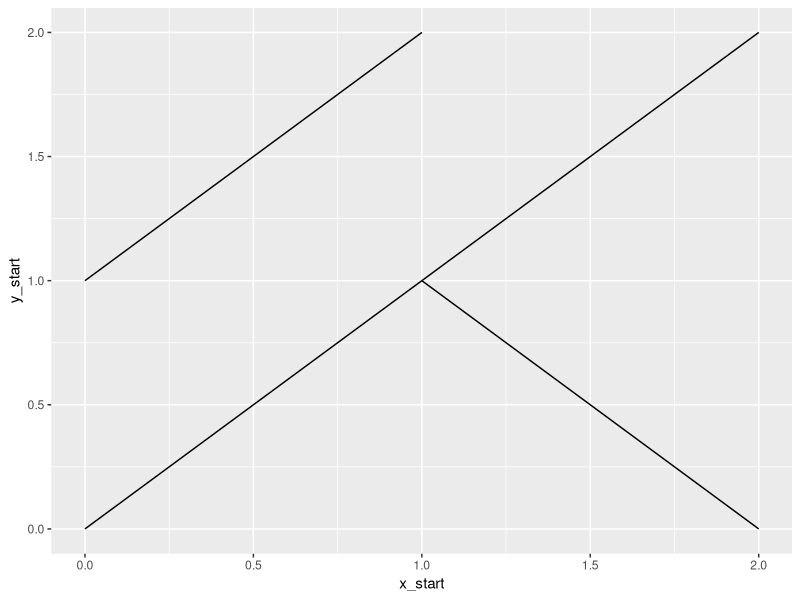
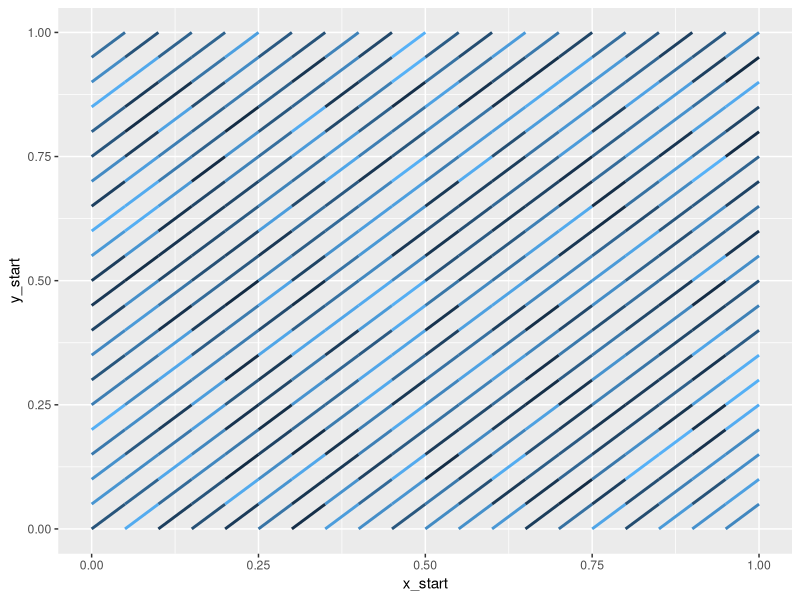
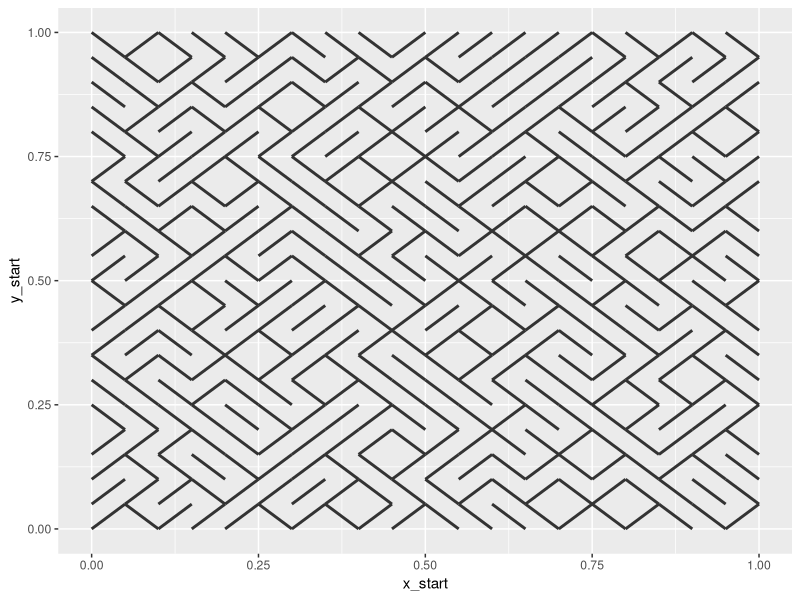
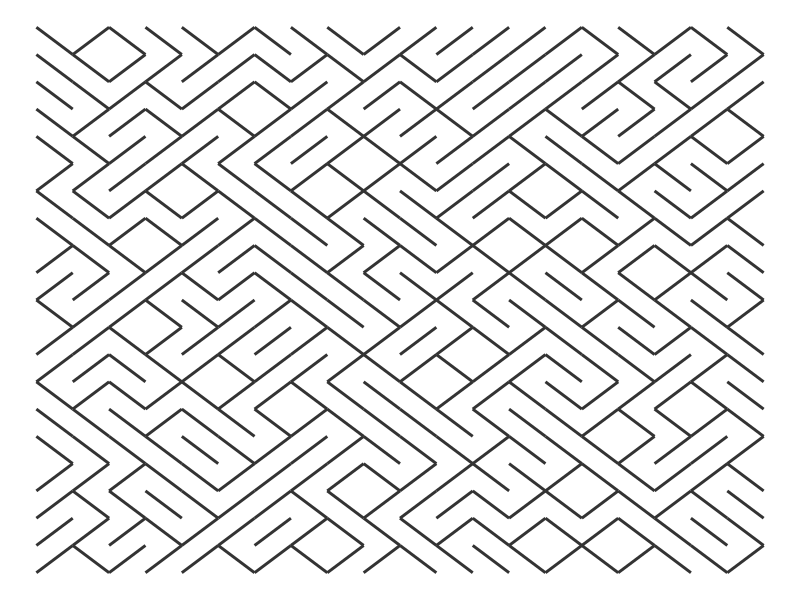
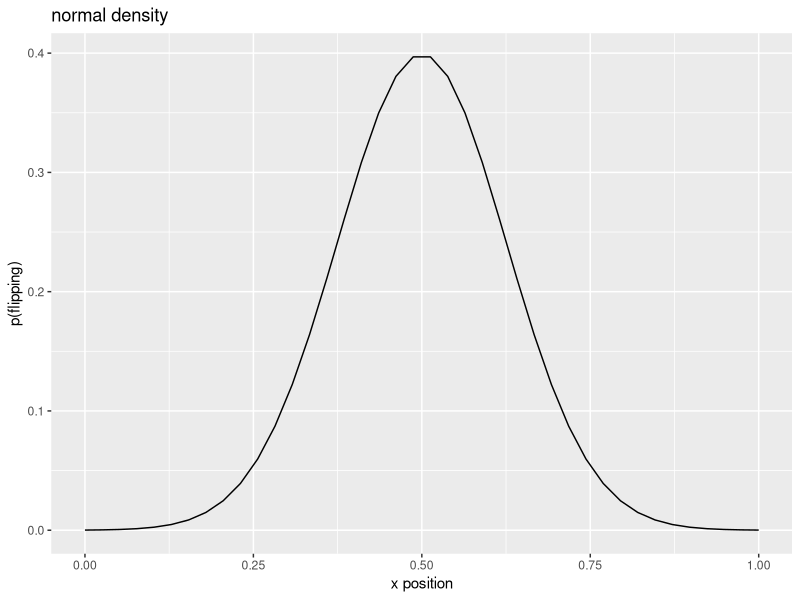
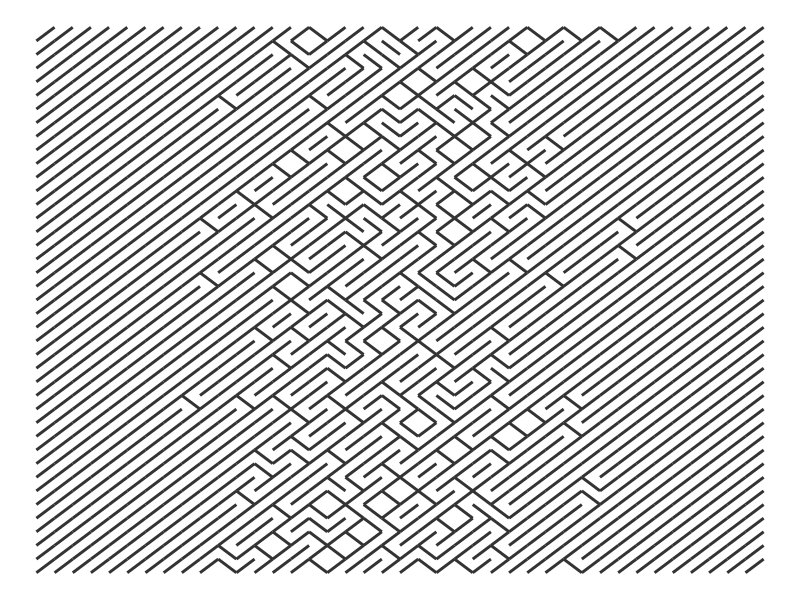
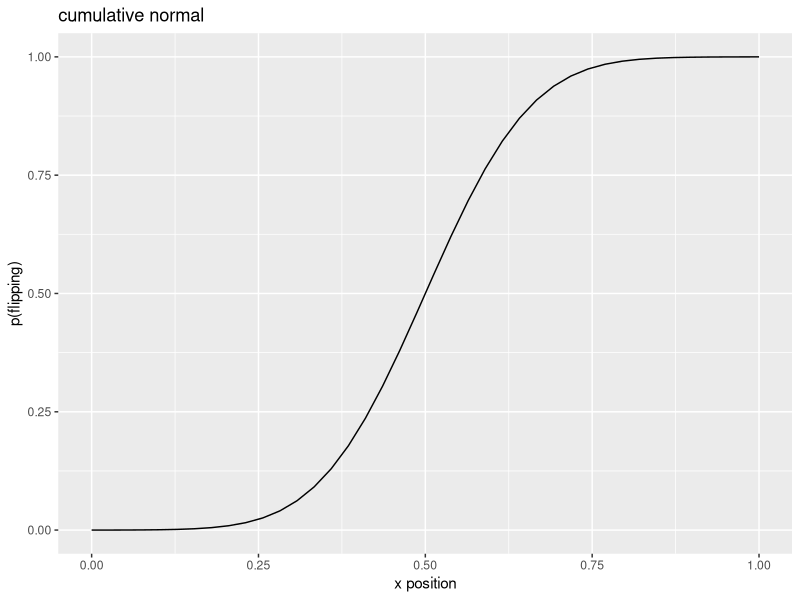
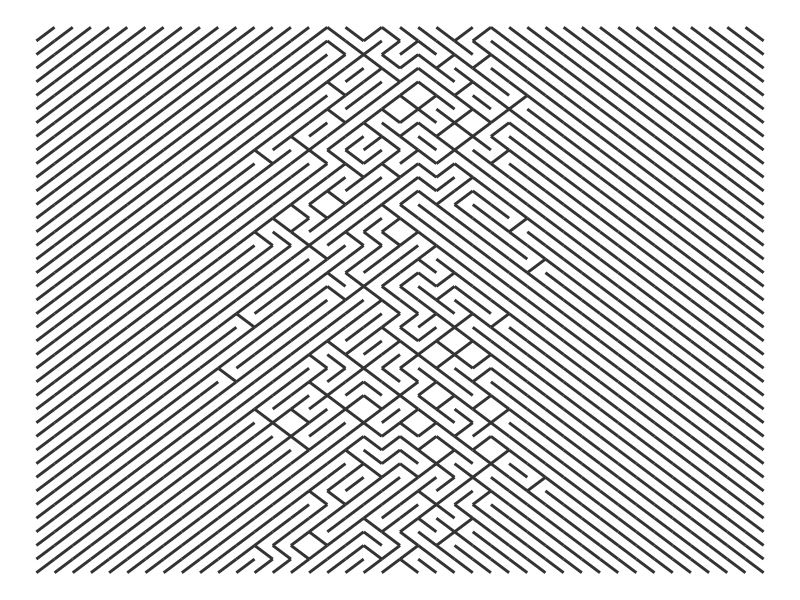

These charts were generated, in order, by the following R code:
## ---- chunk 1
knitr::opts_chunk$set(fig.asp = 1)
## ---- chunk 2
set.seed(20210215)

sample_n_slashes <- function(n) {
  sample(c("/", "\\"), size = n, replace = TRUE)
}

withr::with_options(
  list(width = 40), 
  cat(sample_n_slashes(800), sep = "", fill = TRUE)
)
## ---- chunk 3
library(ggplot2)
library(dplyr)

data <- tibble::tribble(
  ~row, ~col, ~x_start, ~x_end, ~y_start, ~y_end,
     1,    1,        0,      1,        0,      1,
     1,    2,        1,      2,        1,      0, # flipped
     2,    1,        0,      1,        1,      2,
     2,    2,        1,      2,        1,      2
)
  
ggplot(data) + 
  aes(x = x_start, xend = x_end, y = y_start, yend = y_end) +
  geom_segment()
## ---- chunk 4
# We want a 20 by 20 grid
rows <- 20
cols <- 20

x_points <- seq(0, 1, length.out = cols + 1)
x_starts <- head(x_points, -1)
x_ends <- tail(x_points, -1)

y_points <- seq(0, 1, length.out = rows + 1)
y_starts <- head(y_points, -1)
y_ends <- tail(y_points, -1)
## ---- chunk 5
grid <- tidyr::crossing(
  # columns
  tibble(x_start = x_starts, x_end = x_ends),
  # rows
  tibble(y_start = y_starts, y_end = y_ends)
) %>%
  # So values move left to right, bottom to top
  arrange(y_start, y_end)

# 400 rows because 20 rows x 20 columns
grid
## ---- chunk 6
ggplot(grid) +
  aes(
    x = x_start, 
    y = y_start, 
    xend = x_end, 
    yend = y_end, 
    color = runif(400)
  ) +
  geom_segment(size = 1) + 
  guides(color = "none")
## ---- chunk 7
p_flip <- .5

grid <- grid %>%
  arrange(y_start, y_end) %>% 
  mutate(
    p_flip = p_flip,
    flip = runif(length(y_end)) <= p_flip,
    y_temp1 = y_start,
    y_temp2 = y_end,
    y_start = ifelse(flip, y_temp2, y_temp1),
    y_end = ifelse(flip, y_temp1, y_temp2)
  ) %>%
  select(x_start:y_end, p_flip)

ggplot(grid) +
  aes(x = x_start, y = y_start, xend = x_end, yend = y_end) +
  geom_segment(size = 1, color = "grey20") 

last_plot() + theme_void()
## ---- chunk 8
make_10_print_data <- function(rows = 20, cols = 20, p_flip = .5) {
  x_points <- seq(0, 1, length.out = cols + 1)
  x_starts <- head(x_points, -1)
  x_ends <- tail(x_points, -1)
  
  y_points <- seq(0, 1, length.out = rows + 1)
  y_starts <- head(y_points, -1)
  y_ends <- tail(y_points, -1)

  grid <- tidyr::crossing(
    data.frame(x_start = x_starts, x_end = x_ends),
    data.frame(y_start = y_starts, y_end = y_ends)
  )

  grid %>%
    arrange(y_start, y_end) %>% 
    mutate(
      p_flip = p_flip,
      flip = runif(length(y_end)) <= p_flip,
      y_temp1 = y_start,
      y_temp2 = y_end,
      y_start = ifelse(flip, y_temp2, y_temp1),
      y_end = ifelse(flip, y_temp1, y_temp2)
    ) %>%
    select(x_start:y_end, p_flip)
}

draw_10_print <- function(rows = 20, cols = 20, p_flip = .5) {
  grid <- make_10_print_data(
    rows = rows, 
    cols = cols, 
    p_flip = p_flip
  )

  ggplot(grid) +
    aes(x = x_start, y = y_start, xend = x_end, yend = y_end) +
    geom_segment(size = 1, color = "grey20") 
}
## ---- chunk 9
xs <- seq(0, 1, length.out = 40)
p_flip <- dnorm(seq(-4, 4, length.out = 40))

ggplot(data.frame(x = xs, y = p_flip)) + 
  aes(x, y) + 
  geom_line() + 
  labs(
    x = "x position", 
    y = "p(flipping)",
    title = "normal density"
  )

# We repeat p_flip for each row of the grid
draw_10_print(rows = 40, cols = 40, p_flip = rep(p_flip, 40)) + 
  theme_void()
## ---- chunk 10
xs <- seq(0, 1, length.out = 40)
p_flip <- pnorm(seq(-4, 4, length.out = 40))

ggplot(data.frame(x = xs, y = p_flip)) + 
  aes(x, y) + 
  geom_line() + 
  labs(
    x = "x position", 
    y = "p(flipping)", 
    title = "cumulative normal"
  )

draw_10_print(rows = 40, cols = 40, p_flip = rep(p_flip, 40)) + 
  theme_void()
## ---- chunk 11
xs <- seq(0, 1, length.out = 40)
p_flip <- dcauchy(seq(-4, 4, length.out = 40))

ggplot(data.frame(x = xs, y = p_flip)) + 
  aes(x, y) + 
  geom_line() + 
  labs(
    x = "x position", 
    y = "p(flipping)",
    title = "Cauchy density"
  )

draw_10_print(rows = 40, cols = 40, p_flip = rep(p_flip, 40)) + 
  theme_void()
## ---- chunk 12
# Use flipped exponential densities as probabilities
p_flip <- c(
  dexp(seq(0, 4, length.out = 20)),
  dexp(seq(4, 0, length.out = 20))
)

ggplot(data.frame(x = xs, y = p_flip)) + 
  aes(x, y) + 
  geom_line() + 
  labs(
    x = "x position", 
    y = "p(flipping)", 
    title = "exponential + flipped exponential"
  )

draw_10_print(rows = 40, cols = 40, p = rep(p_flip, 40)) +
  theme_void() 
## ---- chunk 13
boost_probs <- function(p_flip, nrows, factor = 1.1) {
  output <- p_flip
  for (i in seq_len(nrows - 1)) {
    p_flip <- p_flip * factor
    output <- c(output, p_flip)
  }
  output
}

draw_10_print(
  cols = 40, 
  rows = 40, 
  p = boost_probs(runif(40), 40, 1.1)
) +
  theme_void()
## ---- chunk 14
char_counts <- janeaustenr::prideprejudice %>% 
  tolower() %>% 
  stringr::str_split("") %>% 
  unlist() %>% 
  table()

letter_counts <- char_counts[letters] %>% as.vector()
p_letter <- letter_counts / sum(letter_counts)

ggplot(data.frame(x = letters, y = p_letter)) + 
  aes(x, y, label = x) + 
  geom_text() +
  labs(
    x = NULL, 
    y = "p(letter)", 
    title = "letter frequencies in Pride and Prejudice"
  )
## ---- chunk 15
draw_10_print(cols = 26, rows = 80, p = rep(p_letter, 80)) +
  theme_void() 
## ---- chunk 16
.parent_doc <- knitr::current_input()
## ---- chunk 17
